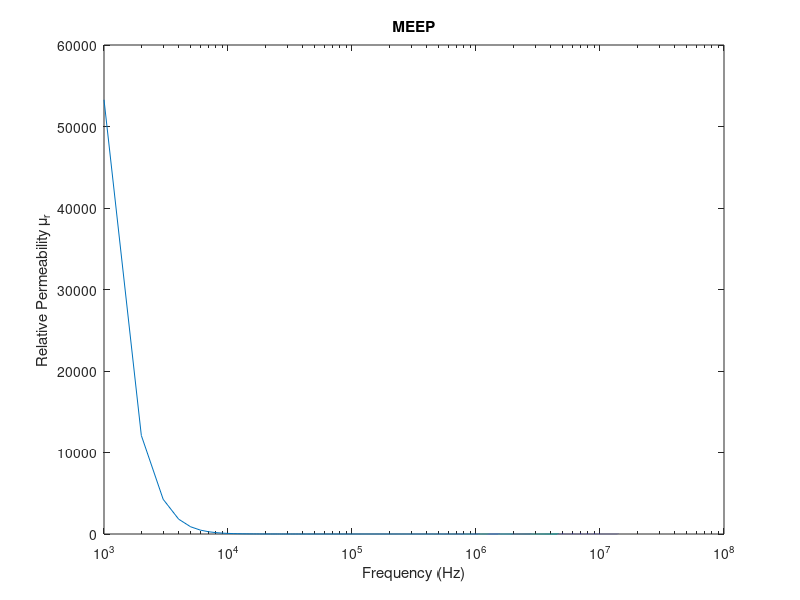
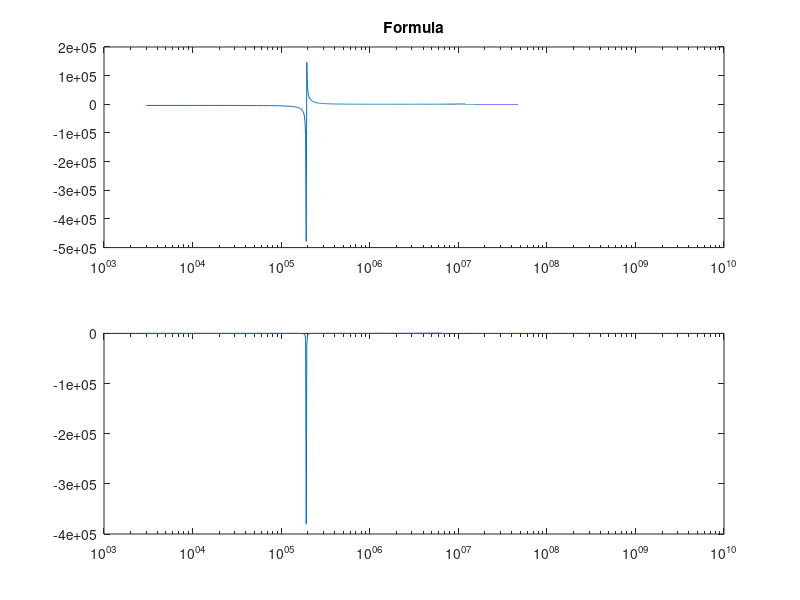
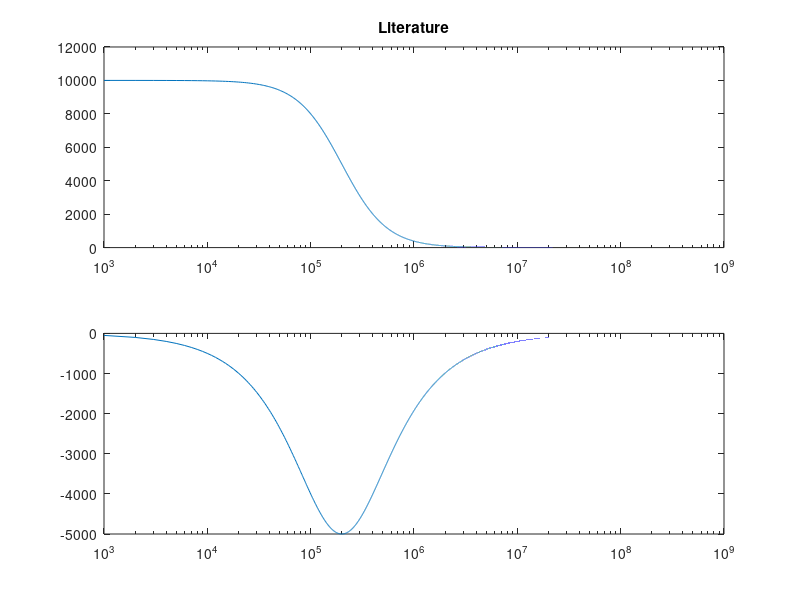

These charts were generated, in order, by the following MATLAB code:
clc;clear all;

fi=fopen('Permeability.txt');
l=fgetl(fi);
in=1;
while ischar(l)
%for kj=1:81
    %%disp(l);
    text{in}=l;
    data{in}=sscanf(text{in},'%f %f');
    f(in)=(data{in}(1));
    eps(in)=data{in}(2);
    
    l=fgetl(fi);
    in=in+1;
end

epsr=0.9999;
a0=1e-2;%0.1mm
c0=2.99792458e8;%Speed of Light (m/s)
f0=c0/a0;%3000GHz
t0=1/f0;%0.33e-12 (s)
mu0=4*pi*(1e-7);% (H/m)
eps0=8.854187817e-12;% (F/m)

semilogx(f/(a0/1e-4),eps);
grid('off')
xlabel('Frequency (Hz)')
ylabel('Relative Permeability \mu_r')
title('MEEP')
%axis([1e8 1e9 0 1e4])

muinf=1;gamma=.01/(8*4*pi*pi*pi*pi*pi);fn=0.01/(4*pi*pi);
sigma=-20*(4*pi*pi);
f=0:1e-7:(1/3);
fi=f*(4*pi*pi);
%mur=muinf+(sigma.*fn.*fn)./(-fi.*fi-1i.*gamma.*f);
sigma=-100*(4*pi*pi);
mur=muinf+(sigma.*fn.*fn)./(fn.*fn-fi.*fi-1i.*gamma.*fi);
figure;
subplot(2,1,1);semilogx(f*f0,real(mur));title('Formula');
subplot(2,1,2);semilogx(f*f0,imag(mur));

f=1e3:1e3:1e9;
nomf=((f)./(0.2e6));
cf=(1+nomf.*nomf);
mur2=mu0+((10000*mu0)./cf)-(1i.*nomf.*(10000*mu0))./cf;


figure;
subplot(2,1,1);semilogx(f,real(mur2)/mu0);title('Literature');
subplot(2,1,2);semilogx(f,imag(mur2)/mu0);


% f=f*f0;mur=mur*mu0;sigma=5e-3;eps=(1*eps0)-1i*(sigma./(2*pi*f));
% gamma=1i.*2.*pi.*f.*sqrt(mur.*eps);
% eta=sqrt(mur./eps);
% Z=gamma.*eta;Y=gamma./eta;
% alpha=real(gamma);beta=imag(gamma);vp=(2.*pi.*f)./beta;
% 
% figure;hold on;
% subplot(2,1,1);semilogx(f,abs(Z));title('|Z|');
% subplot(2,1,2);semilogx(f,angle(Z)*(180/pi));title('theta Z');
% 
% figure;hold on;
% subplot(2,1,1);semilogx(f,abs(Y));title('|Y|');
% subplot(2,1,2);semilogx(f,angle(Y)*(180/pi));title('theta Y');
% 
% figure;hold on;
% subplot(2,1,1);semilogx(f,alpha);title('alpha');
% subplot(2,1,2);semilogx(f,beta);title('beta');
% 
% figure;hold on;
% subplot(2,1,1);semilogx(f,abs(eta));title('\eta');
% subplot(2,1,2);semilogx(f,angle(eta)*(180/pi));title('theta \eta');
% 
% figure;
% semilogx(f,vp);title('vp');
